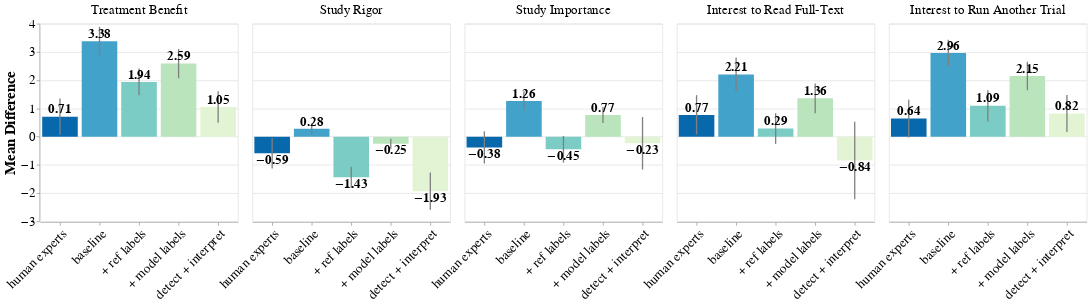

Notebook code cell kept with this figure:
### Code cell
# Create a mapping for custom facet titles
facet_title_mapping = {
    'benefit_answer': 'Treatment Benefit',
    'rigor_answer': 'Study Rigor',
    'importance_answer': 'Study Importance',
    'full_text_answer': 'Interest to Read Full-Text',
    'another_trial_answer': 'Interest to Run Another Trial'
}

# Define the desired order for the facets
facet_order = ['Treatment Benefit', 'Study Rigor', 'Study Importance', 'Interest to Read Full-Text', 'Interest to Run Another Trial']

color_mapping = {
    'human experts': '#0868ac',  
    'baseline': '#43a2ca',  
    '+ ref labels': '#7bccc4',  
    '+ model labels': '#bae4bc', 
    'detect + interpret': '#E3F4D4'  
}

method_order = ['human experts', 'baseline', '+ ref labels', '+ model labels', 'detect + interpret']

# Apply the mapping as a calculated field
chart_data = all_results.copy()
chart_data['metric'] = chart_data['metric'].map(facet_title_mapping)

# Configure global font sizes
chart_config = {
    "axis": {"labelFontSize": 20, "titleFontSize": 22},  # Axis labels and titles
    "header": {"labelFontSize": 20, "titleFontSize": 22},  # Facet headers
    "legend": {"labelFontSize": 18, "titleFontSize": 20},  # Legend labels and titles
    "text": {"fontSize": 20},  # Text mark size
}

# Bar chart
bars = alt.Chart(chart_data).mark_bar().encode(
    x=alt.X('method:N', title=None, axis=alt.Axis(labelAngle=-45), sort = method_order),
    y=alt.Y('mean_diff:Q', title='Mean Difference'),
    color=alt.Color('method:N', title='Method', legend=None, scale=alt.Scale(domain=list(color_mapping.keys()), range=list(color_mapping.values())))
).properties(
    width=300,  # Set the width to 300 pixels
    height=300  # Set the height to 300 pixels
)

# Error bars
error_bars = alt.Chart(chart_data).mark_errorbar().encode(
    alt.X("method:N", sort = method_order),
    alt.Y("ci_lower:Q").title("Mean Difference"),
    alt.Y2("ci_upper:Q"),
    strokeWidth=alt.value(2),
    color=alt.value('gray')
)

# Add value labels
text = bars.mark_text(
    align='center',
    baseline='bottom',
    fontWeight='bold',
    dy=alt.expr(expr=alt.expr.if_(alt.datum.mean_diff >= 0, -1, 20))  # Adjust the position of the text    
).encode(
    text=alt.Text('mean_diff:Q', format='.2f'),
    color=alt.value('black')  # Set text color to black
)

# Combine layers and facet
chart = alt.layer(bars, error_bars, text, data=chart_data).facet(
    column=alt.Column('metric:N', title=None, sort=facet_order),
).configure(**chart_config)  # Apply the global configuration

# save to html
chart.save("./plots/interpretation_by_measures_all_methods.html")

chart

### Figure 1 — Vega-Lite specification as saved in the notebook (floating-point values rounded to 4 significant figures)
{"config": {"view": {"continuousWidth": 300, "continuousHeight": 300}, "axis": {"labelFontSize": 20, "titleFontSize": 22}, "header": {"labelFontSize": 20, "titleFontSize": 22}, "legend": {"labelFontSize": 18, "titleFontSize": 20}, "text": {"fontSize": 20}}, "data": {"name": "data-267ab603bf702c099c632cf9bc57409e"}, "facet": {"column": {"field": "metric", "sort": ["Treatment Benefit", "Study Rigor", "Study Importance", "Interest to Read Full-Text", "Interest to Run Another Trial"], "title": null, "type": "nominal"}}, "spec": {"layer": [{"mark": {"type": "bar"}, "encoding": {"color": {"field": "method", "legend": null, "scale": {"domain": ["human experts", "baseline", "+ ref labels", "+ model labels", "detect + interpret"], "range": ["#0868ac", "#43a2ca", "#7bccc4", "#bae4bc", "#E3F4D4"]}, "title": "Method", "type": "nominal"}, "x": {"axis": {"labelAngle": -45}, "field": "method", "sort": ["human experts", "baseline", "+ ref labels", "+ model labels", "detect + interpret"], "title": null, "type": "nominal"}, "y": {"field": "mean_diff", "title": "Mean Difference", "type": "quantitative"}}}, {"mark": {"type": "errorbar"}, "encoding": {"color": {"value": "gray"}, "strokeWidth": {"value": 2}, "x": {"field": "method", "sort": ["human experts", "baseline", "+ ref labels", "+ model labels", "detect + interpret"], "type": "nominal"}, "y": {"field": "ci_lower", "title": "Mean Difference", "type": "quantitative"}, "y2": {"field": "ci_upper"}}}, {"mark": {"type": "text", "align": "center", "baseline": "bottom", "dy": {"expr": "if((datum.mean_diff >= 0),-1,20)"}, "fontWeight": "bold"}, "encoding": {"color": {"value": "black"}, "text": {"field": "mean_diff", "format": ".2f", "type": "quantitative"}, "x": {"axis": {"labelAngle": -45}, "field": "method", "sort": ["human experts", "baseline", "+ ref labels", "+ model labels", "detect + interpret"], "title": null, "type": "nominal"}, "y": {"field": "mean_diff", "title": "Mean Difference", "type": "quantitative"}}}], "height": 300, "width": 300}, "$schema": "https://vega.github.io/schema/vega-lite/v5.8.0.json", "datasets": {"data-267ab603bf702c099c632cf9bc57409e": [{"mean_diff": 0.71, "ci_lower": 0.07, "ci_upper": 1.35, "metric": "Treatment Benefit", "method": "human experts"}, {"mean_diff": -0.59, "ci_lower": -1.13, "ci_upper": -0.05, "metric": "Study Rigor", "method": "human experts"}, {"mean_diff": -0.38, "ci_lower": -0.95, "ci_upper": 0.19, "metric": "Study Importance", "method": "human experts"}, {"mean_diff": 0.77, "ci_lower": 0.08, "ci_upper": 1.47, "metric": "Interest to Read Full-Text", "method": "human experts"}, {"mean_diff": 0.64, "ci_lower": -0.03, "ci_upper": 1.31, "metric": "Interest to Run Another Trial", "method": "human experts"}, {"mean_diff": 3.381, "ci_lower": 2.875, "ci_upper": 3.888, "metric": "Treatment Benefit", "method": "baseline"}, {"mean_diff": 0.2772, "ci_lower": 0.0886, "ci_upper": 0.4657, "metric": "Study Rigor", "method": "baseline"}, {"mean_diff": 1.264, "ci_lower": 0.9227, "ci_upper": 1.605, "metric": "Study Importance", "method": "baseline"}, {"mean_diff": 2.205, "ci_lower": 1.606, "ci_upper": 2.804, "metric": "Interest to Read Full-Text", "method": "baseline"}, {"mean_diff": 2.963, "ci_lower": 2.496, "ci_upper": 3.429, "metric": "Interest to Run Another Trial", "method": "baseline"}, {"mean_diff": 1.94, "ci_lower": 1.467, "ci_upper": 2.412, "metric": "Treatment Benefit", "method": "+ ref labels"}, {"mean_diff": -1.433, "ci_lower": -1.804, "ci_upper": -1.061, "metric": "Study Rigor", "method": "+ ref labels"}, {"mean_diff": -0.4467, "ci_lower": -0.918, "ci_upper": 0.0246, "metric": "Study Importance", "method": "+ ref labels"}, {"mean_diff": 0.2878, "ci_lower": -0.2572, "ci_upper": 0.8327, "metric": "Interest to Read Full-Text", "method": "+ ref labels"}, {"mean_diff": 1.095, "ci_lower": 0.5414, "ci_upper": 1.648, "metric": "Interest to Run Another Trial", "method": "+ ref labels"}, {"mean_diff": 2.589, "ci_lower": 2.071, "ci_upper": 3.106, "metric": "Treatment Benefit", "method": "+ model labels"}, {"mean_diff": -0.2514, "ci_lower": -0.4261, "ci_upper": -0.07663, "metric": "Study Rigor", "method": "+ model labels"}, {"mean_diff": 0.7715, "ci_lower": 0.4882, "ci_upper": 1.055, "metric": "Study Importance", "method": "+ model labels"}, {"mean_diff": 1.358, "ci_lower": 0.8302, "ci_upper": 1.886, "metric": "Interest to Read Full-Text", "method": "+ model labels"}, {"mean_diff": 2.147, "ci_lower": 1.642, "ci_upper": 2.652, "metric": "Interest to Run Another Trial", "method": "+ model labels"}, {"mean_diff": 1.052, "ci_lower": 0.4979, "ci_upper": 1.607, "metric": "Treatment Benefit", "method": "detect + interpret"}, {"mean_diff": -1.929, "ci_lower": -2.587, "ci_upper": -1.27, "metric": "Study Rigor", "method": "detect + interpret"}, {"mean_diff": -0.2333, "ci_lower": -1.164, "ci_upper": 0.6974, "metric": "Study Importance", "method": "detect + interpret"}, {"mean_diff": -0.8429, "ci_lower": -2.217, "ci_upper": 0.531, "metric": "Interest to Read Full-Text", "method": "detect + interpret"}, {"mean_diff": 0.819, "ci_lower": 0.1639, "ci_upper": 1.474, "metric": "Interest to Run Another Trial", "method": "detect + interpret"}]}}
